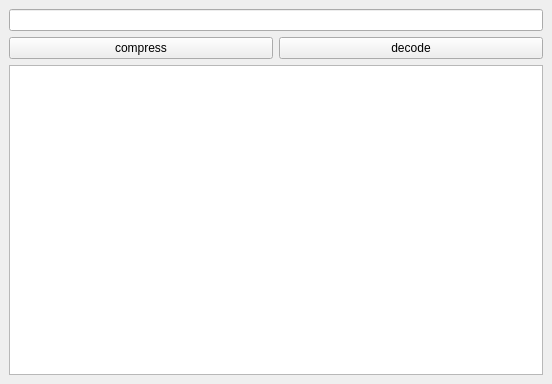
<?xml version="1.0" encoding="UTF-8"?>
<ui version="4.0">
 <class>MainWindow</class>
 <widget class="QMainWindow" name="MainWindow">
  <property name="geometry">
   <rect>
    <x>0</x>
    <y>0</y>
    <width>552</width>
    <height>384</height>
   </rect>
  </property>
  <property name="windowTitle">
   <string>MainWindow</string>
  </property>
  <widget class="QWidget" name="centralwidget">
   <layout class="QGridLayout" name="gridLayout">
    <item row="0" column="0">
     <layout class="QVBoxLayout" name="verticalLayout">
      <item>
       <widget class="QLineEdit" name="lineEdit"/>
      </item>
      <item>
       <layout class="QHBoxLayout" name="horizontalLayout_5">
        <item>
         <widget class="QPushButton" name="pushButton">
          <property name="text">
           <string>compress</string>
          </property>
         </widget>
        </item>
        <item>
         <widget class="QPushButton" name="pushButton_2">
          <property name="text">
           <string>decode</string>
          </property>
         </widget>
        </item>
       </layout>
      </item>
     </layout>
    </item>
    <item row="1" column="0">
     <widget class="QTextEdit" name="textEdit"/>
    </item>
   </layout>
  </widget>
 </widget>
 <resources/>
 <connections/>
</ui>
